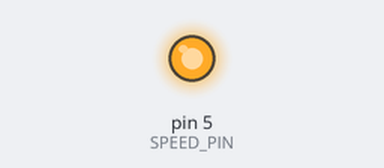
A sketch run on a simulated Arduino Uno, built with avr-gcc and run on an emulated ATmega328P. Parts: output pins drawn as LEDs (lit = HIGH).

Above: at 0.1 s.
Timing chart, 0 to 1.6 s (numbered marks = the images above):
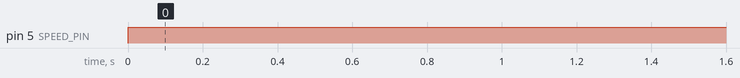

The sketch:

shield.ino
```cpp
#define SPEED_PIN 5
#define SPEED 255
#define BAUDRATE 9600
#define DELAY 5000
void setup(){pinMode(SPEED_PIN, OUTPUT);Serial.begin(BAUDRATE);}
void loop(){analogWrite(SPEED_PIN, SPEED);delay(5000);}
```

Measured:
- by itself, pin 5 (SPEED_PIN): LOW → HIGH at 0.00 s
